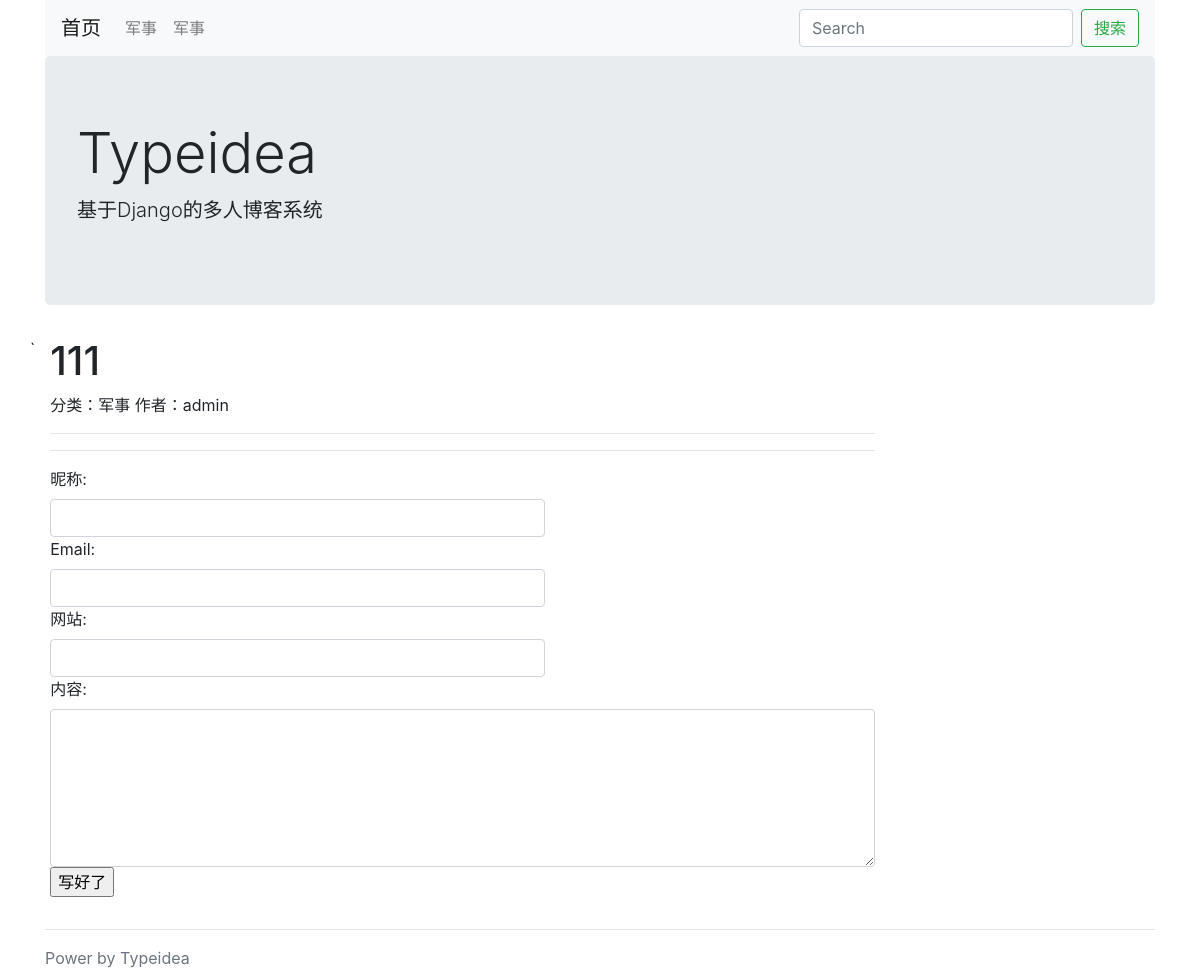
Page /post/1.html on the earlier database version.
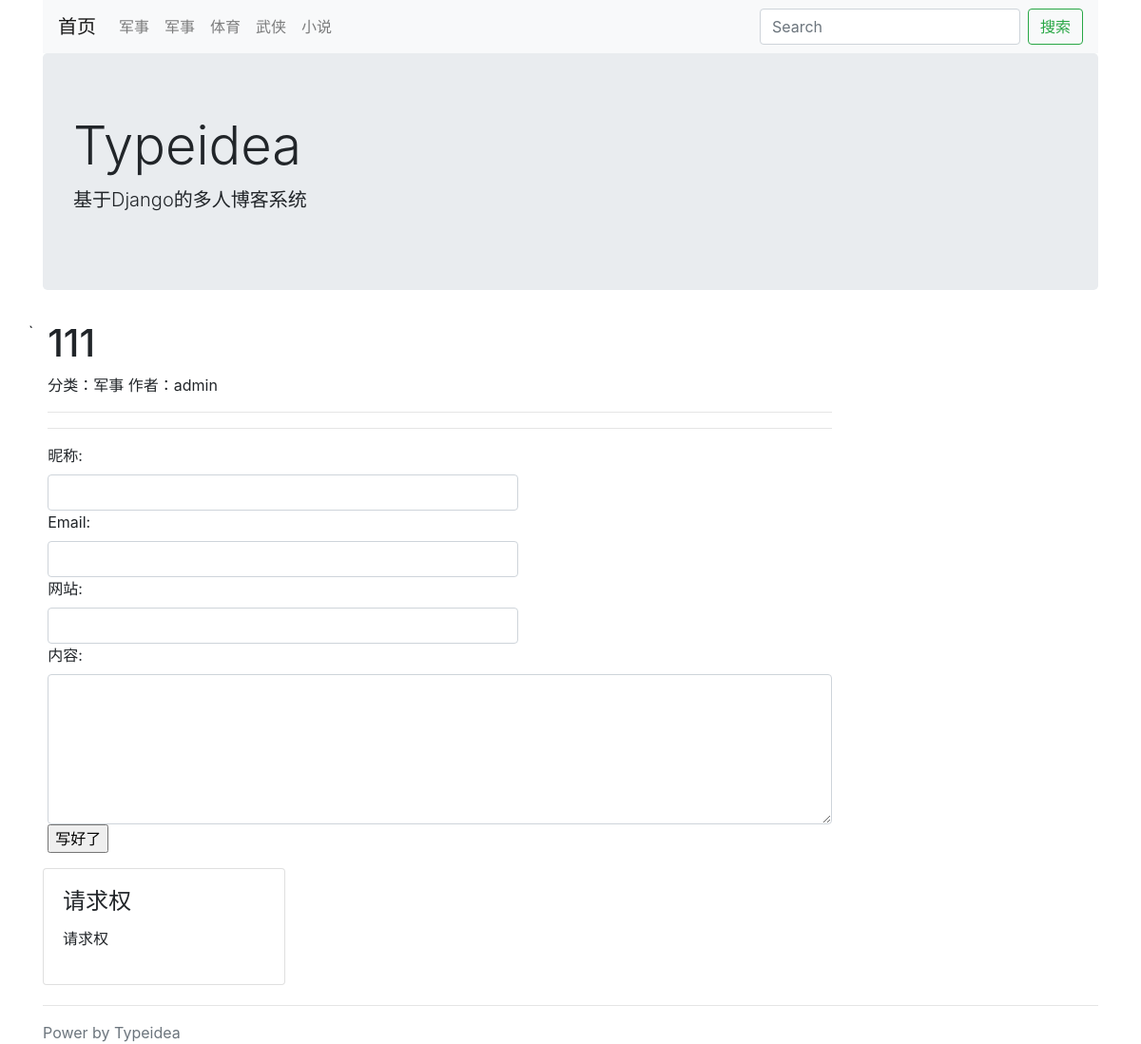
Same page on the later database version.
### blog/models.py (models this page shows, shortened)
class Category(models.Model):
    STATUS_NORMAL = 1
    STATUA_DELETE = 0
    STATUS_ITEMS = (
        (STATUS_NORMAL, '正常'),
        (STATUA_DELETE, '删除'),
    )
    name = models.CharField(max_length=50, verbose_name='名称')
    status = models.PositiveIntegerField(default=STATUS_NORMAL,
                                         choices=STATUS_ITEMS, verbose_name='状态')
    is_nav = models.BooleanField(default=False, verbose_name='是否为导航')
    owner = models.ForeignKey(User, verbose_name='作者', on_delete=models.CASCADE)
    created_time = models.DateTimeField(auto_now_add=True, verbose_name='创建时间')
    class Meta:
        verbose_name = verbose_name_plural = '分类'
    @classmethod
    def get_nvas(cls):
        categories = cls.objects.filter(status=cls.STATUS_NORMAL)
        nav_categories = []
        normal_categories = []
        for cate in categories:
            if cate.is_nav:
                nav_categories.append(cate)
            else:
                normal_categories.append(cate)
        return {
            'navs': nav_categories,
            'categories': normal_categories
        }

class Post(models.Model):
    STATUS_NORMAL = 1
    STATUA_DELETE = 0
    STATUS_DRAFT = 2
    STATUS_ITEMS = (
        (STATUS_NORMAL, '正常'),
        (STATUA_DELETE, '删除'),
        (STATUS_DRAFT, '草稿'),
    )
    title = models.CharField(max_length=255, verbose_name='标题')
    desc = models.CharField(max_length=1024, blank=True, verbose_name='摘要')
    content = models.TextField(verbose_name='正文', help_text="正文必须为MarkDown格式")
    content_html = models.TextField(verbose_name='正文html代码', blank=True, editable=False)
    status = models.PositiveIntegerField(default=STATUS_NORMAL,
                                         choices=STATUS_ITEMS, verbose_name='状态')
    pv = models.PositiveIntegerField(default=1)
    uv = models.PositiveIntegerField(default=1)
    category = models.ForeignKey(Category, verbose_name='分类', on_delete=models.CASCADE)
    tag = models.ManyToManyField(Tag, verbose_name='标签')
    owner = models.ForeignKey(User, verbose_name='作者', on_delete=models.CASCADE)
    created_time = models.DateTimeField(auto_now_add=True, verbose_name='创建时间')
    class Meta:
        verbose_name = verbose_name_plural = '文章'
        ordering = ['-id']

### config/models.py (models this page shows, shortened)
class SideBar(models.Model):
    DISPLAY_HTML = 1
    DISPLAY_LATEST = 2
    DISPLAY_HOT = 3
    DISPLAY_COMMENT = 4
    STATUS_SHOW = 1
    STATUS_HIDE = 0
    STATUS_ITEMS = (
        (STATUS_SHOW, '展示'),
        ('STATUS_HIDE', '隐藏'),
    )
    SIDE_TYPE = (
        (DISPLAY_HTML, 'HTML'),
        (DISPLAY_LATEST, '最新文章'),
        (DISPLAY_HOT, '最热文章'),
        (DISPLAY_COMMENT, '最近评论'),
    )
    title = models.CharField(max_length=50, verbose_name='标题')
    display_type = models.PositiveIntegerField(default=1, choices=SIDE_TYPE, verbose_name='展示类型')
    content = models.CharField(max_length=500, blank=True, verbose_name='内容')
    status = models.PositiveIntegerField(default=STATUS_SHOW, choices=STATUS_ITEMS, verbose_name='状态')
    owner = models.ForeignKey(User, verbose_name='作者', on_delete=models.CASCADE)
    created_time = models.DateTimeField(auto_now_add=True, verbose_name='创建时间')
    class Meta:
        verbose_name = verbose_name_plural = '侧边栏'
    @classmethod
    def get_all(cls):
        return cls.objects.filter(status=cls.STATUS_SHOW)
    @property
    def content_html(self):
        from blog.models import Post
        from comment.models import Comment
        result = ''
        if self.display_type == self.DISPLAY_HTML:
            result = self.content
        elif self.display_type == self.DISPLAY_LATEST:
            context = {
                'posts': Post.latest_posts()
            }
            result = render_to_string('config/blocks/sidebar_posts.html', context=context)
        elif self.display_type == self.DISPLAY_HOT:
            context = {
                'posts': Post.hot_posts()
            }
            result = render_to_string('config/blocks/sidebar_posts.html', context=context)
        elif self.display_type == self.DISPLAY_COMMENT:
            context = {
                'comments': Comment.objects.filter(status=Comment.STATUS_NORMAL)
            }
            result = render_to_string('config/blocks/sidebar_comments.html', context=context)
        return result

### blog/views.py (the view)
# urls.py: re_path(r'^post/(?P<post_id>\d+).html$', PostDetailView.as_view(), name='post-detail'),
class PostDetailView(CommonViewMixin, DetailView):
    queryset = Post.latest_posts()
    context_object_name = 'post'
    template_name = 'blog/detail.html'
    pk_url_kwarg = 'post_id'
    def get(self, request, *args, **kwargs):
        response = super().get(request, *args, *kwargs)
        self.handle_visited()
        from django.db import connection
        print(connection.queries)
        return response
    def handle_visited(self):
        increase_pv = False
        increase_uv = False
        uid = self.request.uid
        print(uid)
        pv_key = 'pv:%s:%s' % (uid, self.request.path)
        uv_key = 'uv:%s:%s:%s' % (uid, str(date.today()), self.request.path)
        if not cache.get(pv_key):
            increase_pv=True
            cache.set(pv_key,1,1*60)
        if not cache.get(uv_key):
            increase_uv=True
            cache.set(uv_key,1,24*60*60)
        if increase_pv and increase_uv:
            Post.objects.filter(pk=self.object.id).update(pv=F('pv')+1,uv=F('uv')+1)
        elif increase_pv:
            Post.objects.filter(pk=self.object.id).update(pv=F('pv')+1)
        elif increase_uv:
            Post.objects.filter(pk=self.object.id).update(uv=F('uv')+1)

### blog/views.py (called while the page is built)
    def get_context_data(self, **kwargs):
        context = super().get_context_data(**kwargs)
        context.update({
            'side_bars': SideBar.get_all(),
        })
        context.update(Category.get_nvas())
        return context

### comment/models.py (called while the page is built)
    @classmethod
    def get_by_target(cls, target):
        return cls.objects.filter(target=target, status=cls.STATUS_NORMAL)

### comment/templatetags/comment_block.py (called while the page is built)
@register.inclusion_tag('comment/block.html')
def comment_block(target):
    return {
        'target':target,
        'comment_form':CommentForm,
        'comment_list':Comment.get_by_target(target),
    }

### thems/bootstrap/templates/blog/detail.html (shortened to what this page needs)
{% extends "./base.html" %}
{% load comment_block %}
{% block extra_head %}
    <link rel="stylesheet" href="http://cdn.bootcss.com/highlight.js/8.0/styles/monokai_sublime.min.css">
{% endblock %}
{% block main %}
    {% if post %}
        <h1>{{ post.title }}</h1>
        <div>
            <span>分类：{{ post.category.name }}</span>
            <span>作者：{{ post.owner.username }}</span>
        </div>
        <hr>
    {% endif %}
    {% comment_block request.path %}
{% endblock %}

### thems/bootstrap/templates/blog/base.html (shortened to what this page needs)
{% load static %}
<!DOCTYPE html>
<html lang="en">
<head>
    <link rel="stylesheet" href="{% static 'css/bootstrap.css' %}">
    {% block extra_head %}
    {% endblock %}
</head>
<body>
<div class="container head">
    <nav class="navbar navbar-expand-lg navbar-light bg-light">
        <a class="navbar-brand" href="#">首页</a>
        <div class="collapse navbar-collapse" id="'navbarSupportedContent">
            <ul class="navbar-nav mr-auto">
                {% for cate in navs %}
                    <li class="nav-item">
                        <a href="{% url 'category-list' cate.id %}" class="nav-link">
                            {{ cate.name }}
                        </a>
                    </li>
                {% endfor %}
            </ul>
            <form class="form-inline my-2 my-lg-0" action="/search/" method="get">
                <input type="search" class="form-control mr-sm-2" placeholder="Search" aria-label="Search"
                       value="{{ keyword }}" name="keyword">
                <button class="btn btn-outline-success" type="submit">搜索</button>
            </form>
        </div>
    </nav>
    <div class="jumbotron">
        <h1 class="display-4">Typeidea</h1>
        <p class="lead">基于Django的多人博客系统</p>
    </div>
</div>
<div class="container main">
    <div class="row">`
        <div class="col-9 post-list">
            {% block main %}
            {% endblock %}
        </div>
        <div class="col-3">
            {% block sidebar %}
                {% for sidebar in side_bars %}
                    <div class="card sidebar post">
                        <div class="card-body">
                            <h4 class="card-title">{{ sidebar.title }}</h4>
                            <p>
                                {{ sidebar.content_html }}
                            </p>
                        </div>
                    </div>
                {% endfor %}
            {% endblock %}
        </div>
    </div>
</div>
<footer class="footer">
    {% block footer %}
        <div class="container">
            <hr>
        </div>
        <div class="container power">
            <span class="text-muted">Power by Typeidea</span>
        </div>
    {% endblock %}
</footer>
</body>
</html>

### thems/bootstrap/templates/comment/block.html (shortened to what this page needs)
<hr>
<div class="comment">
    <form action="/comment/" class="form-group" method="post">
        {{ comment_form }}
        <input type="submit" value="写好了">
    </form>
</div>

### thems/bootstrap/templates/blog/base.html (style rules this page uses)
.post { margin-bottom: 5px; }

Differences in the rows shown:
added Category: name "体育"
added Category: name "武侠"
added Category: name "小说"
added SideBar: title "请求权", content_html "请求权"
